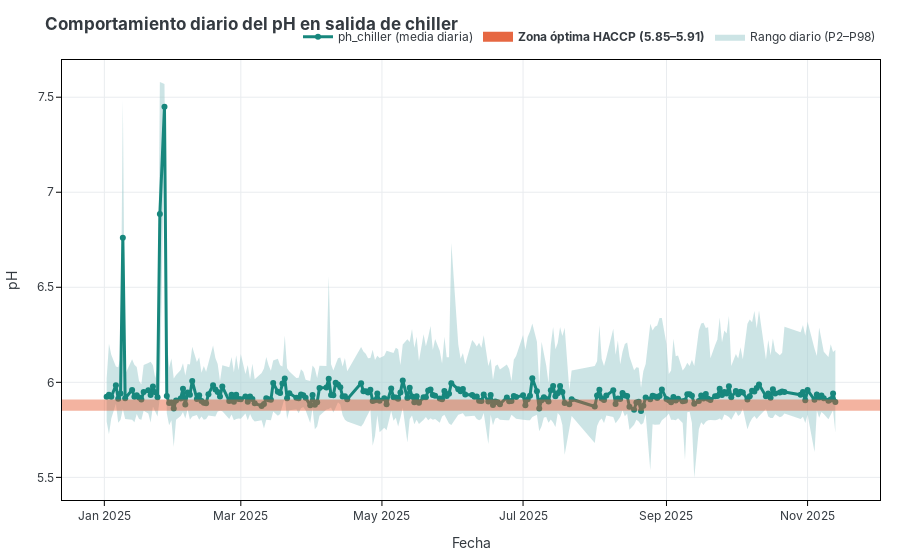

Source (notebook cell):
### Code cell
fig = plot_validacion_variable_diaria(
        df_sensor,
        date_col="date",
        value_col="ph_chiller",
        central="mean",
        p_low=0.02,
        p_high=0.98,
        rango_objetivo=(5.85, 5.91),
        title="<b>Comportamiento diario del pH en salida de chiller<b>",
        yaxis_title="pH",
)
fig.show()
file = "comportamiento_ph_diario.html"
s3.save_plotly_html(fig, file)

### Figure 1 — Plotly figure (JSON) as saved in the notebook; plotly's stock layout.template omitted (floating-point values rounded to 4 significant figures; data arrays with more than 128 entries replaced by an {"elided": "..."} marker saying what was removed)
{"data": [{"hoverinfo": "skip", "line": {"width": 0}, "mode": "lines", "showlegend": false, "type": "scatter", "x": {"elided": "245 str values"}, "y": {"elided": "245 float values"}}, {"fill": "tonexty", "fillcolor": "rgba(163, 206, 208, 0.55)", "hoverinfo": "skip", "line": {"width": 0}, "mode": "lines", "name": "Rango diario (P2–P98)", "type": "scatter", "x": {"elided": "245 str values"}, "y": {"elided": "245 float values"}}, {"hoverinfo": "skip", "line": {"color": "rgba(228, 87, 46, 0.9)", "width": 10}, "mode": "lines", "name": "<b>Zona óptima HACCP (5.85–5.91)<b>", "showlegend": true, "type": "scatter", "x": ["2025-01-02T00:00:00"], "y": [5.91]}, {"line": {"color": "#17877D", "width": 3}, "marker": {"color": "#17877D", "size": 6}, "mode": "lines+markers", "name": "ph_chiller (media diaria)", "type": "scatter", "x": {"elided": "245 str values"}, "y": {"elided": "245 float values"}}], "layout": {"font": {"color": "#343A40", "family": "Inter, Arial, sans-serif", "size": 12}, "legend": {"orientation": "h", "x": 1, "xanchor": "right", "y": 1.02, "yanchor": "bottom"}, "margin": {"b": 40, "l": 60, "r": 20, "t": 60}, "paper_bgcolor": "rgba(0,0,0,0)", "plot_bgcolor": "rgba(0,0,0,0)", "shapes": [{"fillcolor": "rgba(228, 87, 46, 0.45)", "layer": "above", "line": {"width": 0}, "type": "rect", "x0": 0, "x1": 1, "xref": "x domain", "y0": 5.85, "y1": 5.91, "yref": "y"}], "title": {"text": "<b>Comportamiento diario del pH en salida de chiller<b>"}, "xaxis": {"gridcolor": "#E9ECEF", "linecolor": "#000000", "mirror": true, "showgrid": true, "showline": true, "tickcolor": "#000000", "ticks": "outside", "title": {"text": "Fecha"}, "zeroline": false}, "yaxis": {"gridcolor": "#E9ECEF", "linecolor": "#000000", "mirror": true, "showgrid": true, "showline": true, "tickcolor": "#000000", "ticks": "outside", "title": {"text": "pH"}, "zeroline": false}}}
